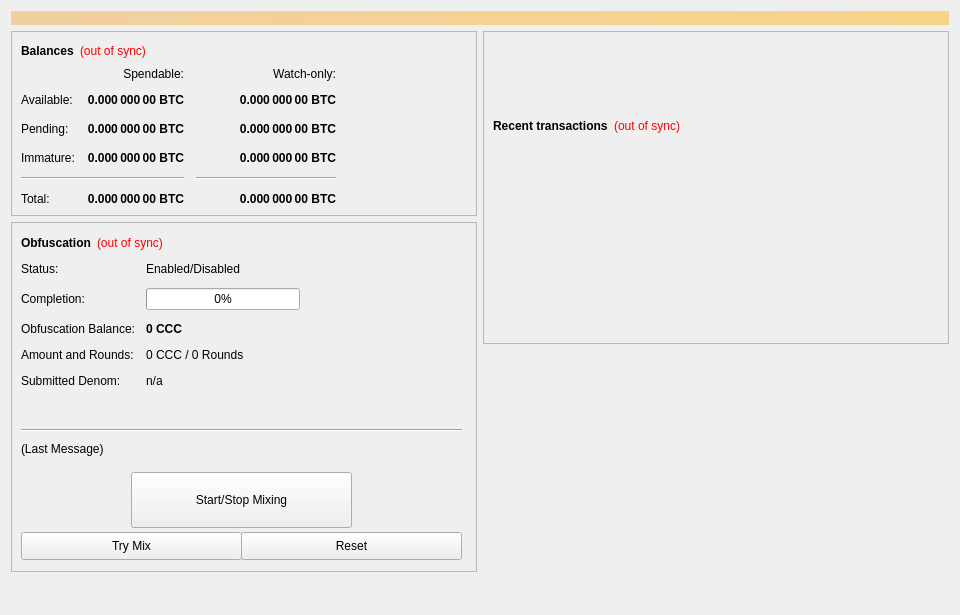
<?xml version="1.0" encoding="UTF-8"?>
<ui version="4.0">
 <class>OverviewPage</class>
 <widget class="QWidget" name="OverviewPage">
  <property name="geometry">
   <rect>
    <x>0</x>
    <y>0</y>
    <width>960</width>
    <height>615</height>
   </rect>
  </property>
  <property name="minimumSize">
   <size>
    <width>960</width>
    <height>0</height>
   </size>
  </property>
  <property name="windowTitle">
   <string>Form</string>
  </property>
  <layout class="QVBoxLayout" name="topLayout">
   <item>
    <widget class="QLabel" name="labelAlerts">
     <property name="visible">
      <bool>false</bool>
     </property>
     <property name="styleSheet">
      <string notr="true">background-color: qlineargradient(x1: 0, y1: 0, x2: 1, y2: 0, stop:0 #F0D0A0, stop:1 #F8D488); color:#000000;</string>
     </property>
     <property name="wordWrap">
      <bool>true</bool>
     </property>
     <property name="margin">
      <number>3</number>
     </property>
    </widget>
   </item>
   <item>
    <layout class="QHBoxLayout" name="horizontalLayout" stretch="1,1">
     <item>
      <layout class="QVBoxLayout" name="verticalLayout_2">
       <item>
        <widget class="QFrame" name="frame">
         <property name="frameShape">
          <enum>QFrame::StyledPanel</enum>
         </property>
         <property name="frameShadow">
          <enum>QFrame::Raised</enum>
         </property>
         <layout class="QVBoxLayout" name="verticalLayout_4">
          <item>
           <layout class="QHBoxLayout" name="horizontalLayout_4">
            <item>
             <widget class="QLabel" name="label_5">
              <property name="font">
               <font>
                <weight>75</weight>
                <bold>true</bold>
               </font>
              </property>
              <property name="text">
               <string>Balances</string>
              </property>
             </widget>
            </item>
            <item>
             <widget class="QLabel" name="labelWalletStatus">
              <property name="cursor">
               <cursorShape>WhatsThisCursor</cursorShape>
              </property>
              <property name="toolTip">
               <string>The displayed information may be out of date. Your wallet automatically synchronizes with the CONCIERGE network after a connection is established, but this process has not completed yet.</string>
              </property>
              <property name="styleSheet">
               <string notr="true">QLabel { color: red; }</string>
              </property>
              <property name="text">
               <string notr="true">(out of sync)</string>
              </property>
              <property name="alignment">
               <set>Qt::AlignLeading|Qt::AlignLeft|Qt::AlignVCenter</set>
              </property>
             </widget>
            </item>
            <item>
             <spacer name="horizontalSpacer_3">
              <property name="orientation">
               <enum>Qt::Horizontal</enum>
              </property>
              <property name="sizeHint" stdset="0">
               <size>
                <width>40</width>
                <height>20</height>
               </size>
              </property>
             </spacer>
            </item>
           </layout>
          </item>
          <item>
           <layout class="QGridLayout" name="gridLayout">
            <property name="spacing">
             <number>12</number>
            </property>
            <item row="2" column="2">
             <widget class="QLabel" name="labelWatchPending">
              <property name="font">
               <font>
                <weight>75</weight>
                <bold>true</bold>
               </font>
              </property>
              <property name="cursor">
               <cursorShape>IBeamCursor</cursorShape>
              </property>
              <property name="toolTip">
               <string>Unconfirmed transactions to watch-only addresses</string>
              </property>
              <property name="text">
               <string notr="true">0.000 000 00 BTC</string>
              </property>
              <property name="alignment">
               <set>Qt::AlignRight|Qt::AlignTrailing|Qt::AlignVCenter</set>
              </property>
              <property name="textInteractionFlags">
               <set>Qt::LinksAccessibleByMouse|Qt::TextSelectableByKeyboard|Qt::TextSelectableByMouse</set>
              </property>
             </widget>
            </item>
            <item row="2" column="1">
             <widget class="QLabel" name="labelUnconfirmed">
              <property name="font">
               <font>
                <weight>75</weight>
                <bold>true</bold>
               </font>
              </property>
              <property name="cursor">
               <cursorShape>IBeamCursor</cursorShape>
              </property>
              <property name="toolTip">
               <string>Total of transactions that have yet to be confirmed, and do not yet count toward the spendable balance</string>
              </property>
              <property name="text">
               <string notr="true">0.000 000 00 BTC</string>
              </property>
              <property name="alignment">
               <set>Qt::AlignRight|Qt::AlignTrailing|Qt::AlignVCenter</set>
              </property>
              <property name="textInteractionFlags">
               <set>Qt::LinksAccessibleByMouse|Qt::TextSelectableByKeyboard|Qt::TextSelectableByMouse</set>
              </property>
             </widget>
            </item>
            <item row="3" column="2">
             <widget class="QLabel" name="labelWatchImmature">
              <property name="font">
               <font>
                <weight>75</weight>
                <bold>true</bold>
               </font>
              </property>
              <property name="cursor">
               <cursorShape>IBeamCursor</cursorShape>
              </property>
              <property name="toolTip">
               <string>Staked or masternode rewards in watch-only addresses that has not yet matured</string>
              </property>
              <property name="text">
               <string notr="true">0.000 000 00 BTC</string>
              </property>
              <property name="alignment">
               <set>Qt::AlignRight|Qt::AlignTrailing|Qt::AlignVCenter</set>
              </property>
              <property name="textInteractionFlags">
               <set>Qt::LinksAccessibleByMouse|Qt::TextSelectableByKeyboard|Qt::TextSelectableByMouse</set>
              </property>
             </widget>
            </item>
            <item row="4" column="0" colspan="2">
             <widget class="Line" name="lineSpendableBalance">
              <property name="orientation">
               <enum>Qt::Horizontal</enum>
              </property>
             </widget>
            </item>
            <item row="4" column="2">
             <widget class="Line" name="lineWatchBalance">
              <property name="sizePolicy">
               <sizepolicy hsizetype="Preferred" vsizetype="Fixed">
                <horstretch>0</horstretch>
                <verstretch>0</verstretch>
               </sizepolicy>
              </property>
              <property name="minimumSize">
               <size>
                <width>140</width>
                <height>0</height>
               </size>
              </property>
              <property name="orientation">
               <enum>Qt::Horizontal</enum>
              </property>
             </widget>
            </item>
            <item row="5" column="0">
             <widget class="QLabel" name="labelTotalText">
              <property name="text">
               <string>Total:</string>
              </property>
             </widget>
            </item>
            <item row="3" column="1">
             <widget class="QLabel" name="labelImmature">
              <property name="font">
               <font>
                <weight>75</weight>
                <bold>true</bold>
               </font>
              </property>
              <property name="cursor">
               <cursorShape>IBeamCursor</cursorShape>
              </property>
              <property name="toolTip">
               <string>Staked or masternode rewards that has not yet matured</string>
              </property>
              <property name="text">
               <string notr="true">0.000 000 00 BTC</string>
              </property>
              <property name="alignment">
               <set>Qt::AlignRight|Qt::AlignTrailing|Qt::AlignVCenter</set>
              </property>
              <property name="textInteractionFlags">
               <set>Qt::LinksAccessibleByMouse|Qt::TextSelectableByKeyboard|Qt::TextSelectableByMouse</set>
              </property>
             </widget>
            </item>
            <item row="2" column="3">
             <spacer name="horizontalSpacer_2">
              <property name="orientation">
               <enum>Qt::Horizontal</enum>
              </property>
              <property name="sizeHint" stdset="0">
               <size>
                <width>40</width>
                <height>20</height>
               </size>
              </property>
             </spacer>
            </item>
            <item row="3" column="0">
             <widget class="QLabel" name="labelImmatureText">
              <property name="text">
               <string>Immature:</string>
              </property>
             </widget>
            </item>
            <item row="5" column="1">
             <widget class="QLabel" name="labelTotal">
              <property name="font">
               <font>
                <weight>75</weight>
                <bold>true</bold>
               </font>
              </property>
              <property name="cursor">
               <cursorShape>IBeamCursor</cursorShape>
              </property>
              <property name="toolTip">
               <string>Your current total balance</string>
              </property>
              <property name="text">
               <string notr="true">0.000 000 00 BTC</string>
              </property>
              <property name="alignment">
               <set>Qt::AlignRight|Qt::AlignTrailing|Qt::AlignVCenter</set>
              </property>
              <property name="textInteractionFlags">
               <set>Qt::LinksAccessibleByMouse|Qt::TextSelectableByKeyboard|Qt::TextSelectableByMouse</set>
              </property>
             </widget>
            </item>
            <item row="5" column="2">
             <widget class="QLabel" name="labelWatchTotal">
              <property name="font">
               <font>
                <weight>75</weight>
                <bold>true</bold>
               </font>
              </property>
              <property name="cursor">
               <cursorShape>IBeamCursor</cursorShape>
              </property>
              <property name="toolTip">
               <string>Current total balance in watch-only addresses</string>
              </property>
              <property name="text">
               <string notr="true">0.000 000 00 BTC</string>
              </property>
              <property name="alignment">
               <set>Qt::AlignRight|Qt::AlignTrailing|Qt::AlignVCenter</set>
              </property>
              <property name="textInteractionFlags">
               <set>Qt::LinksAccessibleByMouse|Qt::TextSelectableByKeyboard|Qt::TextSelectableByMouse</set>
              </property>
             </widget>
            </item>
            <item row="0" column="2">
             <widget class="QLabel" name="labelWatchonly">
              <property name="text">
               <string>Watch-only:</string>
              </property>
              <property name="alignment">
               <set>Qt::AlignRight|Qt::AlignTrailing|Qt::AlignVCenter</set>
              </property>
             </widget>
            </item>
            <item row="1" column="0">
             <widget class="QLabel" name="labelBalanceText">
              <property name="text">
               <string>Available:</string>
              </property>
             </widget>
            </item>
            <item row="1" column="1">
             <widget class="QLabel" name="labelBalance">
              <property name="font">
               <font>
                <weight>75</weight>
                <bold>true</bold>
               </font>
              </property>
              <property name="cursor">
               <cursorShape>IBeamCursor</cursorShape>
              </property>
              <property name="toolTip">
               <string>Your current spendable balance</string>
              </property>
              <property name="text">
               <string notr="true">0.000 000 00 BTC</string>
              </property>
              <property name="alignment">
               <set>Qt::AlignRight|Qt::AlignTrailing|Qt::AlignVCenter</set>
              </property>
              <property name="textInteractionFlags">
               <set>Qt::LinksAccessibleByMouse|Qt::TextSelectableByKeyboard|Qt::TextSelectableByMouse</set>
              </property>
             </widget>
            </item>
            <item row="1" column="2">
             <widget class="QLabel" name="labelWatchAvailable">
              <property name="font">
               <font>
                <weight>75</weight>
                <bold>true</bold>
               </font>
              </property>
              <property name="cursor">
               <cursorShape>IBeamCursor</cursorShape>
              </property>
              <property name="toolTip">
               <string>Your current balance in watch-only addresses</string>
              </property>
              <property name="text">
               <string notr="true">0.000 000 00 BTC</string>
              </property>
              <property name="alignment">
               <set>Qt::AlignRight|Qt::AlignTrailing|Qt::AlignVCenter</set>
              </property>
              <property name="textInteractionFlags">
               <set>Qt::LinksAccessibleByMouse|Qt::TextSelectableByKeyboard|Qt::TextSelectableByMouse</set>
              </property>
             </widget>
            </item>
            <item row="2" column="0">
             <widget class="QLabel" name="labelPendingText">
              <property name="text">
               <string>Pending:</string>
              </property>
             </widget>
            </item>
            <item row="0" column="1">
             <widget class="QLabel" name="labelSpendable">
              <property name="text">
               <string>Spendable:</string>
              </property>
              <property name="alignment">
               <set>Qt::AlignRight|Qt::AlignTrailing|Qt::AlignVCenter</set>
              </property>
             </widget>
            </item>
           </layout>
          </item>
         </layout>
        </widget>
       </item>
       <item>
        <widget class="QFrame" name="frameObfuscation">
         <property name="minimumSize">
          <size>
           <width>0</width>
           <height>350</height>
          </size>
         </property>
         <property name="layoutDirection">
          <enum>Qt::LeftToRight</enum>
         </property>
         <property name="frameShape">
          <enum>QFrame::StyledPanel</enum>
         </property>
         <property name="frameShadow">
          <enum>QFrame::Raised</enum>
         </property>
         <widget class="QWidget" name="formLayoutWidget">
          <property name="geometry">
           <rect>
            <x>10</x>
            <y>40</y>
            <width>451</width>
            <height>161</height>
           </rect>
          </property>
          <layout class="QFormLayout" name="formLayout">
           <property name="fieldGrowthPolicy">
            <enum>QFormLayout::AllNonFixedFieldsGrow</enum>
           </property>
           <property name="horizontalSpacing">
            <number>11</number>
           </property>
           <property name="verticalSpacing">
            <number>12</number>
           </property>
           <item row="0" column="0">
            <widget class="QLabel" name="label_6">
             <property name="text">
              <string>Status:</string>
             </property>
            </widget>
           </item>
           <item row="1" column="0">
            <widget class="QLabel" name="label_7">
             <property name="text">
              <string>Completion:</string>
             </property>
            </widget>
           </item>
           <item row="1" column="1">
            <widget class="QProgressBar" name="obfuscationProgress">
             <property name="maximumSize">
              <size>
               <width>154</width>
               <height>16777215</height>
              </size>
             </property>
             <property name="value">
              <number>0</number>
             </property>
            </widget>
           </item>
           <item row="2" column="0">
            <widget class="QLabel" name="labelAnonymizedText">
             <property name="text">
              <string>Obfuscation Balance:</string>
             </property>
            </widget>
           </item>
           <item row="2" column="1">
            <widget class="QLabel" name="labelAnonymized">
             <property name="font">
              <font>
               <weight>75</weight>
               <bold>true</bold>
              </font>
             </property>
             <property name="text">
              <string notr="true">0 CCC</string>
             </property>
            </widget>
           </item>
           <item row="3" column="0">
            <widget class="QLabel" name="label_8">
             <property name="text">
              <string>Amount and Rounds:</string>
             </property>
            </widget>
           </item>
           <item row="3" column="1">
            <widget class="QLabel" name="labelAmountRounds">
             <property name="text">
              <string>0 CCC / 0 Rounds</string>
             </property>
            </widget>
           </item>
           <item row="4" column="0">
            <widget class="QLabel" name="label_9">
             <property name="text">
              <string>Submitted Denom:</string>
             </property>
            </widget>
           </item>
           <item row="4" column="1">
            <widget class="QLabel" name="labelSubmittedDenom">
             <property name="toolTip">
              <string>The denominations you submitted to the Masternode.&lt;br&gt;To mix, other users must submit the exact same denominations.</string>
             </property>
             <property name="text">
              <string>n/a</string>
             </property>
            </widget>
           </item>
           <item row="0" column="1">
            <widget class="QLabel" name="obfuscationEnabled">
             <property name="text">
              <string>Enabled/Disabled</string>
             </property>
            </widget>
           </item>
          </layout>
         </widget>
         <widget class="QPushButton" name="runAutoDenom">
          <property name="geometry">
           <rect>
            <x>251</x>
            <y>17</y>
            <width>1</width>
            <height>1</height>
           </rect>
          </property>
          <property name="palette">
           <palette>
            <active>
             <colorrole role="WindowText">
              <brush brushstyle="SolidPattern">
               <color alpha="255">
                <red>0</red>
                <green>0</green>
                <blue>0</blue>
               </color>
              </brush>
             </colorrole>
             <colorrole role="Button">
              <brush brushstyle="SolidPattern">
               <color alpha="255">
                <red>239</red>
                <green>238</green>
                <blue>238</blue>
               </color>
              </brush>
             </colorrole>
             <colorrole role="Light">
              <brush brushstyle="SolidPattern">
               <color alpha="255">
                <red>255</red>
                <green>255</green>
                <blue>255</blue>
               </color>
              </brush>
             </colorrole>
             <colorrole role="Midlight">
              <brush brushstyle="SolidPattern">
               <color alpha="255">
                <red>247</red>
                <green>246</green>
                <blue>246</blue>
               </color>
              </brush>
             </colorrole>
             <colorrole role="Dark">
              <brush brushstyle="SolidPattern">
               <color alpha="255">
                <red>119</red>
                <green>119</green>
                <blue>119</blue>
               </color>
              </brush>
             </colorrole>
             <colorrole role="Mid">
              <brush brushstyle="SolidPattern">
               <color alpha="255">
                <red>159</red>
                <green>159</green>
                <blue>159</blue>
               </color>
              </brush>
             </colorrole>
             <colorrole role="Text">
              <brush brushstyle="SolidPattern">
               <color alpha="255">
                <red>0</red>
                <green>0</green>
                <blue>0</blue>
               </color>
              </brush>
             </colorrole>
             <colorrole role="BrightText">
              <brush brushstyle="SolidPattern">
               <color alpha="255">
                <red>255</red>
                <green>255</green>
                <blue>255</blue>
               </color>
              </brush>
             </colorrole>
             <colorrole role="ButtonText">
              <brush brushstyle="SolidPattern">
               <color alpha="255">
                <red>0</red>
                <green>0</green>
                <blue>0</blue>
               </color>
              </brush>
             </colorrole>
             <colorrole role="Base">
              <brush brushstyle="SolidPattern">
               <color alpha="255">
                <red>255</red>
                <green>255</green>
                <blue>255</blue>
               </color>
              </brush>
             </colorrole>
             <colorrole role="Window">
              <brush brushstyle="SolidPattern">
               <color alpha="255">
                <red>239</red>
                <green>238</green>
                <blue>238</blue>
               </color>
              </brush>
             </colorrole>
             <colorrole role="Shadow">
              <brush brushstyle="SolidPattern">
               <color alpha="255">
                <red>0</red>
                <green>0</green>
                <blue>0</blue>
               </color>
              </brush>
             </colorrole>
             <colorrole role="AlternateBase">
              <brush brushstyle="SolidPattern">
               <color alpha="255">
                <red>247</red>
                <green>246</green>
                <blue>246</blue>
               </color>
              </brush>
             </colorrole>
             <colorrole role="ToolTipBase">
              <brush brushstyle="SolidPattern">
               <color alpha="255">
                <red>255</red>
                <green>255</green>
                <blue>220</blue>
               </color>
              </brush>
             </colorrole>
             <colorrole role="ToolTipText">
              <brush brushstyle="SolidPattern">
               <color alpha="255">
                <red>0</red>
                <green>0</green>
                <blue>0</blue>
               </color>
              </brush>
             </colorrole>
            </active>
            <inactive>
             <colorrole role="WindowText">
              <brush brushstyle="SolidPattern">
               <color alpha="255">
                <red>0</red>
                <green>0</green>
                <blue>0</blue>
               </color>
              </brush>
             </colorrole>
             <colorrole role="Button">
              <brush brushstyle="SolidPattern">
               <color alpha="255">
                <red>239</red>
                <green>238</green>
                <blue>238</blue>
               </color>
              </brush>
             </colorrole>
             <colorrole role="Light">
              <brush brushstyle="SolidPattern">
               <color alpha="255">
                <red>255</red>
                <green>255</green>
                <blue>255</blue>
               </color>
              </brush>
             </colorrole>
             <colorrole role="Midlight">
              <brush brushstyle="SolidPattern">
               <color alpha="255">
                <red>247</red>
                <green>246</green>
                <blue>246</blue>
               </color>
              </brush>
             </colorrole>
             <colorrole role="Dark">
              <brush brushstyle="SolidPattern">
               <color alpha="255">
                <red>119</red>
                <green>119</green>
                <blue>119</blue>
               </color>
              </brush>
             </colorrole>
             <colorrole role="Mid">
              <brush brushstyle="SolidPattern">
               <color alpha="255">
                <red>159</red>
                <green>159</green>
                <blue>159</blue>
               </color>
              </brush>
             </colorrole>
             <colorrole role="Text">
              <brush brushstyle="SolidPattern">
               <color alpha="255">
                <red>0</red>
                <green>0</green>
                <blue>0</blue>
               </color>
              </brush>
             </colorrole>
             <colorrole role="BrightText">
              <brush brushstyle="SolidPattern">
               <color alpha="255">
                <red>255</red>
                <green>255</green>
                <blue>255</blue>
               </color>
              </brush>
             </colorrole>
             <colorrole role="ButtonText">
              <brush brushstyle="SolidPattern">
               <color alpha="255">
                <red>0</red>
                <green>0</green>
                <blue>0</blue>
               </color>
              </brush>
             </colorrole>
             <colorrole role="Base">
              <brush brushstyle="SolidPattern">
               <color alpha="255">
                <red>255</red>
                <green>255</green>
                <blue>255</blue>
               </color>
              </brush>
             </colorrole>
             <colorrole role="Window">
              <brush brushstyle="SolidPattern">
               <color alpha="255">
                <red>239</red>
                <green>238</green>
                <blue>238</blue>
               </color>
              </brush>
             </colorrole>
             <colorrole role="Shadow">
              <brush brushstyle="SolidPattern">
               <color alpha="255">
                <red>0</red>
                <green>0</green>
                <blue>0</blue>
               </color>
              </brush>
             </colorrole>
             <colorrole role="AlternateBase">
              <brush brushstyle="SolidPattern">
               <color alpha="255">
                <red>247</red>
                <green>246</green>
                <blue>246</blue>
               </color>
              </brush>
             </colorrole>
             <colorrole role="ToolTipBase">
              <brush brushstyle="SolidPattern">
               <color alpha="255">
                <red>255</red>
                <green>255</green>
                <blue>220</blue>
               </color>
              </brush>
             </colorrole>
             <colorrole role="ToolTipText">
              <brush brushstyle="SolidPattern">
               <color alpha="255">
                <red>0</red>
                <green>0</green>
                <blue>0</blue>
               </color>
              </brush>
             </colorrole>
            </inactive>
            <disabled>
             <colorrole role="WindowText">
              <brush brushstyle="SolidPattern">
               <color alpha="255">
                <red>119</red>
                <green>119</green>
                <blue>119</blue>
               </color>
              </brush>
             </colorrole>
             <colorrole role="Button">
              <brush brushstyle="SolidPattern">
               <color alpha="255">
                <red>239</red>
                <green>238</green>
                <blue>238</blue>
               </color>
              </brush>
             </colorrole>
             <colorrole role="Light">
              <brush brushstyle="SolidPattern">
               <color alpha="255">
                <red>255</red>
                <green>255</green>
                <blue>255</blue>
               </color>
              </brush>
             </colorrole>
             <colorrole role="Midlight">
              <brush brushstyle="SolidPattern">
               <color alpha="255">
                <red>247</red>
                <green>246</green>
                <blue>246</blue>
               </color>
              </brush>
             </colorrole>
             <colorrole role="Dark">
              <brush brushstyle="SolidPattern">
               <color alpha="255">
                <red>119</red>
                <green>119</green>
                <blue>119</blue>
               </color>
              </brush>
             </colorrole>
             <colorrole role="Mid">
              <brush brushstyle="SolidPattern">
               <color alpha="255">
                <red>159</red>
                <green>159</green>
                <blue>159</blue>
               </color>
              </brush>
             </colorrole>
             <colorrole role="Text">
              <brush brushstyle="SolidPattern">
               <color alpha="255">
                <red>119</red>
                <green>119</green>
                <blue>119</blue>
               </color>
              </brush>
             </colorrole>
             <colorrole role="BrightText">
              <brush brushstyle="SolidPattern">
               <color alpha="255">
                <red>255</red>
                <green>255</green>
                <blue>255</blue>
               </color>
              </brush>
             </colorrole>
             <colorrole role="ButtonText">
              <brush brushstyle="SolidPattern">
               <color alpha="255">
                <red>119</red>
                <green>119</green>
                <blue>119</blue>
               </color>
              </brush>
             </colorrole>
             <colorrole role="Base">
              <brush brushstyle="SolidPattern">
               <color alpha="255">
                <red>239</red>
                <green>238</green>
                <blue>238</blue>
               </color>
              </brush>
             </colorrole>
             <colorrole role="Window">
              <brush brushstyle="SolidPattern">
               <color alpha="255">
                <red>239</red>
                <green>238</green>
                <blue>238</blue>
               </color>
              </brush>
             </colorrole>
             <colorrole role="Shadow">
              <brush brushstyle="SolidPattern">
               <color alpha="255">
                <red>0</red>
                <green>0</green>
                <blue>0</blue>
               </color>
              </brush>
             </colorrole>
             <colorrole role="AlternateBase">
              <brush brushstyle="SolidPattern">
               <color alpha="255">
                <red>239</red>
                <green>238</green>
                <blue>238</blue>
               </color>
              </brush>
             </colorrole>
             <colorrole role="ToolTipBase">
              <brush brushstyle="SolidPattern">
               <color alpha="255">
                <red>255</red>
                <green>255</green>
                <blue>220</blue>
               </color>
              </brush>
             </colorrole>
             <colorrole role="ToolTipText">
              <brush brushstyle="SolidPattern">
               <color alpha="255">
                <red>0</red>
                <green>0</green>
                <blue>0</blue>
               </color>
              </brush>
             </colorrole>
            </disabled>
           </palette>
          </property>
          <property name="focusPolicy">
           <enum>Qt::NoFocus</enum>
          </property>
          <property name="autoFillBackground">
           <bool>true</bool>
          </property>
          <property name="text">
           <string/>
          </property>
          <property name="flat">
           <bool>true</bool>
          </property>
         </widget>
         <widget class="QPushButton" name="toggleObfuscation">
          <property name="geometry">
           <rect>
            <x>120</x>
            <y>250</y>
            <width>221</width>
            <height>56</height>
           </rect>
          </property>
          <property name="sizePolicy">
           <sizepolicy hsizetype="MinimumExpanding" vsizetype="Fixed">
            <horstretch>0</horstretch>
            <verstretch>0</verstretch>
           </sizepolicy>
          </property>
          <property name="text">
           <string>Start/Stop Mixing</string>
          </property>
         </widget>
         <widget class="Line" name="lineLastMessage">
          <property name="geometry">
           <rect>
            <x>10</x>
            <y>200</y>
            <width>441</width>
            <height>16</height>
           </rect>
          </property>
          <property name="orientation">
           <enum>Qt::Horizontal</enum>
          </property>
         </widget>
         <widget class="QLabel" name="obfuscationStatus">
          <property name="geometry">
           <rect>
            <x>10</x>
            <y>220</y>
            <width>451</width>
            <height>61</height>
           </rect>
          </property>
          <property name="minimumSize">
           <size>
            <width>288</width>
            <height>43</height>
           </size>
          </property>
          <property name="text">
           <string>(Last Message)</string>
          </property>
          <property name="alignment">
           <set>Qt::AlignLeading|Qt::AlignLeft|Qt::AlignTop</set>
          </property>
          <property name="wordWrap">
           <bool>true</bool>
          </property>
         </widget>
         <widget class="QPushButton" name="obfuscationAuto">
          <property name="geometry">
           <rect>
            <x>10</x>
            <y>310</y>
            <width>221</width>
            <height>28</height>
           </rect>
          </property>
          <property name="sizePolicy">
           <sizepolicy hsizetype="MinimumExpanding" vsizetype="Fixed">
            <horstretch>0</horstretch>
            <verstretch>0</verstretch>
           </sizepolicy>
          </property>
          <property name="toolTip">
           <string>Try to manually submit a Obfuscation request.</string>
          </property>
          <property name="text">
           <string>Try Mix</string>
          </property>
         </widget>
         <widget class="QPushButton" name="obfuscationReset">
          <property name="geometry">
           <rect>
            <x>230</x>
            <y>310</y>
            <width>221</width>
            <height>28</height>
           </rect>
          </property>
          <property name="sizePolicy">
           <sizepolicy hsizetype="MinimumExpanding" vsizetype="Fixed">
            <horstretch>0</horstretch>
            <verstretch>0</verstretch>
           </sizepolicy>
          </property>
          <property name="toolTip">
           <string>Reset the current status of Obfuscation (can interrupt Obfuscation if it's in the process of Mixing, which can cost you money!)</string>
          </property>
          <property name="autoFillBackground">
           <bool>false</bool>
          </property>
          <property name="text">
           <string>Reset</string>
          </property>
         </widget>
         <widget class="QWidget" name="layoutWidget">
          <property name="geometry">
           <rect>
            <x>10</x>
            <y>10</y>
            <width>431</width>
            <height>22</height>
           </rect>
          </property>
          <layout class="QHBoxLayout" name="horizontalLayout_5">
           <item>
            <widget class="QLabel" name="label_2">
             <property name="font">
              <font>
               <weight>75</weight>
               <bold>true</bold>
              </font>
             </property>
             <property name="text">
              <string>Obfuscation</string>
             </property>
            </widget>
           </item>
           <item>
            <widget class="QLabel" name="labelObfuscationSyncStatus">
             <property name="toolTip">
              <string>The displayed information may be out of date. Your wallet automatically synchronizes with the CONCIERGE network after a connection is established, but this process has not completed yet.</string>
             </property>
             <property name="styleSheet">
              <string notr="true">QLabel { color: red; }</string>
             </property>
             <property name="text">
              <string notr="true">(out of sync)</string>
             </property>
             <property name="alignment">
              <set>Qt::AlignLeading|Qt::AlignLeft|Qt::AlignVCenter</set>
             </property>
            </widget>
           </item>
           <item>
            <spacer name="horizontalSpacer_4">
             <property name="orientation">
              <enum>Qt::Horizontal</enum>
             </property>
             <property name="sizeHint" stdset="0">
              <size>
               <width>40</width>
               <height>20</height>
              </size>
             </property>
            </spacer>
           </item>
          </layout>
         </widget>
        </widget>
       </item>
       <item>
        <spacer name="verticalSpacer">
         <property name="orientation">
          <enum>Qt::Vertical</enum>
         </property>
         <property name="sizeHint" stdset="0">
          <size>
           <width>20</width>
           <height>40</height>
          </size>
         </property>
        </spacer>
       </item>
      </layout>
     </item>
     <item>
      <layout class="QVBoxLayout" name="verticalLayout_3">
       <item>
        <widget class="QFrame" name="frame_2">
         <property name="frameShape">
          <enum>QFrame::StyledPanel</enum>
         </property>
         <property name="frameShadow">
          <enum>QFrame::Raised</enum>
         </property>
         <layout class="QVBoxLayout" name="verticalLayout">
          <item>
           <spacer name="verticalSpacer_3">
            <property name="orientation">
             <enum>Qt::Vertical</enum>
            </property>
            <property name="sizeType">
             <enum>QSizePolicy::Fixed</enum>
            </property>
            <property name="sizeHint" stdset="0">
             <size>
              <width>20</width>
              <height>75</height>
             </size>
            </property>
           </spacer>
          </item>
          <item>
           <layout class="QHBoxLayout" name="horizontalLayout_2">
            <item>
             <widget class="QLabel" name="label_4">
              <property name="font">
               <font>
                <weight>75</weight>
                <bold>true</bold>
               </font>
              </property>
              <property name="text">
               <string>Recent transactions</string>
              </property>
             </widget>
            </item>
            <item>
             <widget class="QLabel" name="labelTransactionsStatus">
              <property name="cursor">
               <cursorShape>WhatsThisCursor</cursorShape>
              </property>
              <property name="toolTip">
               <string>The displayed information may be out of date. Your wallet automatically synchronizes with the CONCIERGE network after a connection is established, but this process has not completed yet.</string>
              </property>
              <property name="styleSheet">
               <string notr="true">QLabel { color: red; }</string>
              </property>
              <property name="text">
               <string notr="true">(out of sync)</string>
              </property>
              <property name="alignment">
               <set>Qt::AlignRight|Qt::AlignTrailing|Qt::AlignVCenter</set>
              </property>
             </widget>
            </item>
            <item>
             <spacer name="horizontalSpacer">
              <property name="orientation">
               <enum>Qt::Horizontal</enum>
              </property>
              <property name="sizeHint" stdset="0">
               <size>
                <width>40</width>
                <height>20</height>
               </size>
              </property>
             </spacer>
            </item>
           </layout>
          </item>
          <item>
           <widget class="QListView" name="listTransactions">
            <property name="styleSheet">
             <string notr="true">QListView { background: transparent; }</string>
            </property>
            <property name="frameShape">
             <enum>QFrame::NoFrame</enum>
            </property>
            <property name="verticalScrollBarPolicy">
             <enum>Qt::ScrollBarAlwaysOff</enum>
            </property>
            <property name="horizontalScrollBarPolicy">
             <enum>Qt::ScrollBarAlwaysOff</enum>
            </property>
            <property name="selectionMode">
             <enum>QAbstractItemView::NoSelection</enum>
            </property>
           </widget>
          </item>
         </layout>
        </widget>
       </item>
       <item>
        <spacer name="verticalSpacer_2">
         <property name="orientation">
          <enum>Qt::Vertical</enum>
         </property>
         <property name="sizeType">
          <enum>QSizePolicy::Expanding</enum>
         </property>
         <property name="sizeHint" stdset="0">
          <size>
           <width>20</width>
           <height>40</height>
          </size>
         </property>
        </spacer>
       </item>
      </layout>
     </item>
    </layout>
   </item>
  </layout>
 </widget>
 <resources/>
 <connections/>
</ui>
